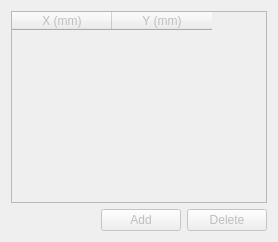
              <widget class="QWidget" name="tab_cpu_cores_origins">
               <property name="enabled">
                <bool>false</bool>
               </property>
               <attribute name="title">
                <string>Origins</string>
               </attribute>
               <layout class="QVBoxLayout" name="verticalLayout_9">
                <item>
                 <widget class="QTableWidget" name="tableWidget_cpu_cores_origins_list">
                  <property name="selectionMode">
                   <enum>QAbstractItemView::SingleSelection</enum>
                  </property>
                  <property name="selectionBehavior">
                   <enum>QAbstractItemView::SelectRows</enum>
                  </property>
                  <column>
                   <property name="text">
                    <string>X (mm)</string>
                   </property>
                  </column>
                  <column>
                   <property name="text">
                    <string>Y (mm)</string>
                   </property>
                  </column>
                 </widget>
                </item>
                <item>
                 <layout class="QHBoxLayout" name="horizontalLayout_26">
                  <item>
                   <spacer name="horizontalSpacer_25">
                    <property name="orientation">
                     <enum>Qt::Horizontal</enum>
                    </property>
                    <property name="sizeHint" stdset="0">
                     <size>
                      <width>40</width>
                      <height>20</height>
                     </size>
                    </property>
                   </spacer>
                  </item>
                  <item>
                   <widget class="QPushButton" name="pushButton_cpu_cores_origins_add">
                    <property name="text">
                     <string>Add</string>
                    </property>
                   </widget>
                  </item>
                  <item>
                   <widget class="QPushButton" name="pushButton_cpu_cores_origins_delete">
                    <property name="text">
                     <string>Delete</string>
                    </property>
                   </widget>
                  </item>
                 </layout>
                </item>
               </layout>
              </widget>
